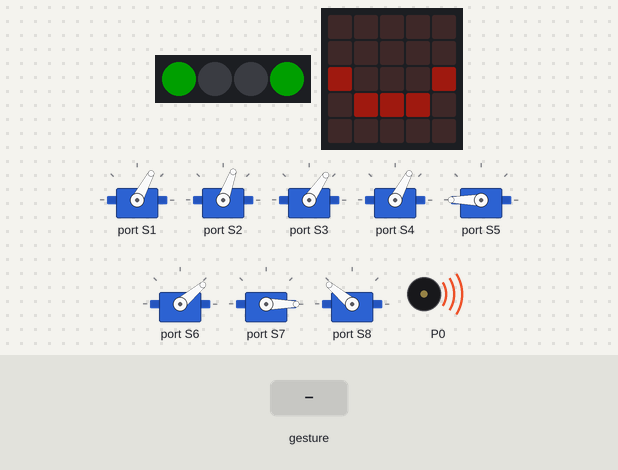
Recording of a program running on a simulated BBC micro:bit (MakeCode). On the bench: 8 × servo, 4 RGB LEDs in strip order, left to right, the board's 5×5 LED display, buzzer (waves = sounding). The test bench sets the inputs (shaded band). Dim RGB values are drawn brighter than linear; random numbers come from a fixed seed; a tilt is held for 1.5 s and a shake lasts 1 s, then the board lies face up again.

Above: at 1.4 s.
1.5 s: gesture 'logo down'
At 1.82 s:
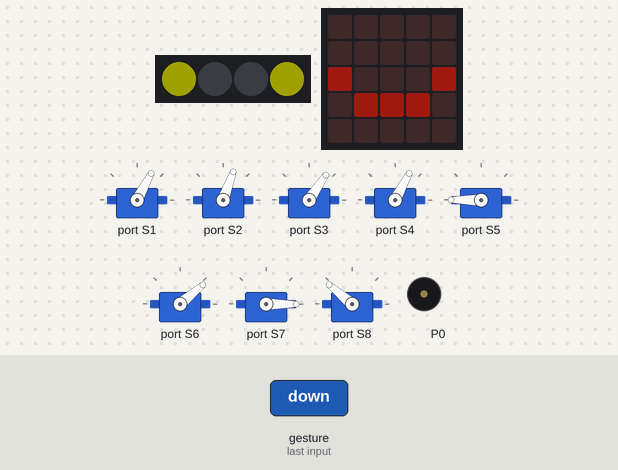
At 2.3 s:
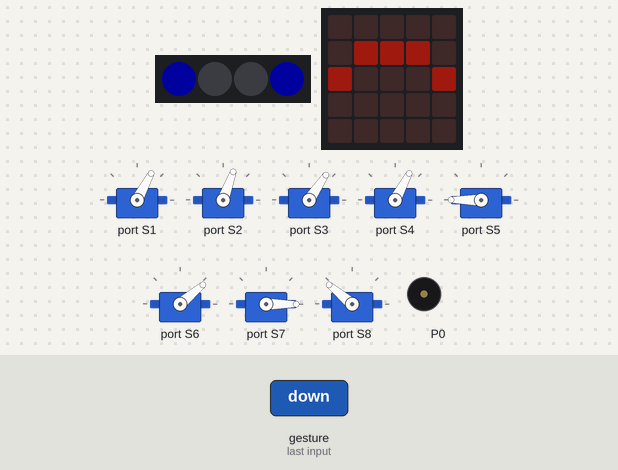
4.5 s: gesture 'logo down'
At 5.94 s:
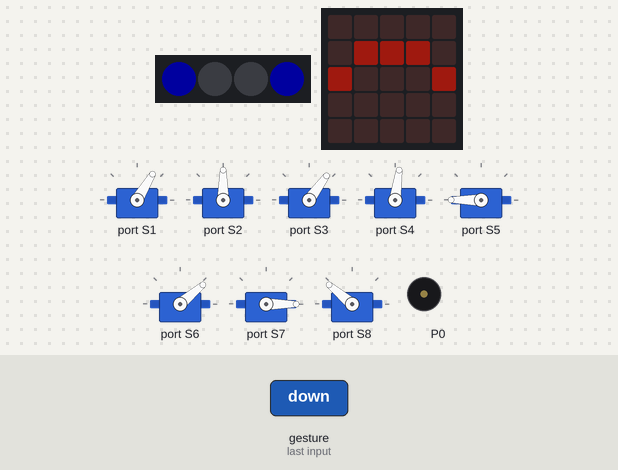
Timing chart, 0 to 19.5 s (numbered marks = the images above; inputs shaded):
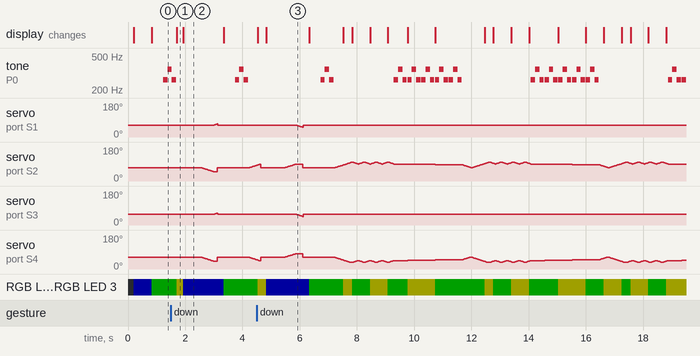

Measured:
- after the input at 1.5 s, servo on port S1: rises from 62° to 69° in 0.12 s, then falls to 62° in 0.02 s; servo on port S3: rises from 56° to 63° in 0.12 s, then falls to 56° in 0.02 s
- by itself, tone on P0: plays 262 Hz for 0.15 s, 349 Hz for 0.15 s, 262 Hz for 0.15 s, 262 Hz for 0.15 s, 349 Hz for 0.15 s, 262 Hz for 0.15 s … (37 notes in this stretch)

The program:

main.ts
```typescript
function pohyb () {
    if (mp1 != ma1) {
        if (mp1 > ma1) {
            ma1 = ma1 + 1
        } else {
            ma1 = ma1 - 1
        }
        robotbit.Servo(robotbit.Servos.S1, ma1)
    }
    if (mp2 != ma2) {
        if (mp2 > ma2) {
            ma2 = ma2 + 1
        } else {
            ma2 = ma2 - 1
        }
        robotbit.Servo(robotbit.Servos.S2, ma2)
    }
    if (mp3 != ma3) {
        if (mp3 > ma3) {
            ma3 = ma3 + 1
        } else {
            ma3 = ma3 - 1
        }
        robotbit.Servo(robotbit.Servos.S3, ma3)
    }
    if (mp4 != ma4) {
        if (mp4 > ma4) {
            ma4 = ma4 + 1
        } else {
            ma4 = ma4 - 1
        }
        robotbit.Servo(robotbit.Servos.S4, ma4)
    }
    if (mp5 != ma5) {
        if (mp5 > ma5) {
            ma5 = ma5 + 1
        } else {
            ma5 = ma5 - 1
        }
        robotbit.Servo(robotbit.Servos.S5, ma5)
    }
    if (mp6 != ma6) {
        if (mp6 > ma6) {
            ma6 = ma6 + 1
        } else {
            ma6 = ma6 - 1
        }
        robotbit.Servo(robotbit.Servos.S6, ma6)
    }
    if (mp7 != ma7) {
        if (mp7 > ma7) {
            ma7 = ma7 + 1
        } else {
            ma7 = ma7 - 1
        }
        robotbit.Servo(robotbit.Servos.S7, ma7)
    }
    if (mp8 != ma8) {
        if (mp8 > ma8) {
            ma8 = ma8 + 1
        } else {
            ma8 = ma8 - 1
        }
        robotbit.Servo(robotbit.Servos.S8, ma8)
    }
}
function postoj (posun: boolean) {
    mp1 = 62
    mp2 = 70
    mp3 = 56
    mp4 = 62
    mp5 = 180
    mp6 = 40
    mp7 = 0
    mp8 = 140
    if (posun) {
        robotbit.Servo(robotbit.Servos.S1, mp1)
        robotbit.Servo(robotbit.Servos.S2, mp2)
        robotbit.Servo(robotbit.Servos.S3, mp3)
        robotbit.Servo(robotbit.Servos.S4, mp4)
        robotbit.Servo(robotbit.Servos.S5, mp5)
        robotbit.Servo(robotbit.Servos.S6, mp6)
        robotbit.Servo(robotbit.Servos.S7, mp7)
        robotbit.Servo(robotbit.Servos.S8, mp8)
        ma1 = mp1
        ma2 = mp2
        ma3 = mp3
        ma4 = mp4
        ma5 = mp5
        ma6 = mp6
        ma7 = mp7
        ma8 = mp8
        basic.pause(200)
        a1 = 0
        a1ms = mil + randint(0,1000)
        a2 = 0
        a2ms = mil + randint(0, 1000)
        a3 = 0
        a3ms = mil + randint(0, 1000)
    }
}
function oci () {
    if (op != oa) {
        if (op == 0) {
            strip.clear()
            strip.show()
            oa = 0
            oms = control.millis()
        }
        if (op == 1) {
            strip.clear()
            strip.setPixelColor(0, neopixel.colors(NeoPixelColors.Blue))
            strip.setPixelColor(3, neopixel.colors(NeoPixelColors.Blue))
            strip.show()
            oa = 1
        }
        if (op == 2) {
            strip.clear()
            strip.setPixelColor(0, neopixel.colors(NeoPixelColors.Green))
            strip.setPixelColor(3, neopixel.colors(NeoPixelColors.Green))
            strip.show()
            oa = 2
        }
        if (op == 3) {
            strip.clear()
            strip.setPixelColor(0, neopixel.colors(NeoPixelColors.Yellow))
            strip.setPixelColor(3, neopixel.colors(NeoPixelColors.Yellow))
            strip.show()
            oa = 3
        }
    }
}
function a_nohy (pocet: number, cakaj: number) {
    //Zdvíhanie nôh
    if (a2 == 0 && mil > a2ms) {
        a2 = 1
        a2o = pocet
        if (cakaj == 0) {
            a2ms = mil + randint(5000, 15000)
        } else {
            a2ms = mil + cakaj
        }
    }
    if (a2 == 1 && ma2 == mp2 && ma4 == mp4) {
        mp2 = 100
        mp4 = 35
        a2 = 2
    }
    if (a2 == 2 && ma2 == mp2 && ma4 == mp4) {
        mp2 = 90
        mp4 = 45
        if (a2o > 0) {
            a2 = 1
            a2o = a2o - 1
        } else {
            a2 = 3
        }
    }
    if (a2 == 3 && ma2 == mp2 && ma4 == mp4 && mil > a2ms) {
        a2 = 0
        mp2 = 70
        mp4 = 62
        if (cakaj == 0) {
            a2ms = mil + randint(5000, 15000)
        } else {
            a2ms = mil + cakaj
        }
    }
}
function kont_pad () {
    if (input.isGesture(Gesture.LogoDown)) {
        if (p == 0) {
            p = 1
            op = 1
            oms = mil + 5000
            h = 0
            up = 1
            kf = 0
            kl = 0
            postoj(true)
        }
    } else {
        if (p == 0) {
            a_nohy(3,2000)
            if (a2 == 0) {
                music.playMelody("C F C", 400)
            }
        } else {
            p = 0
            h = mil
            postoj(true)
            up = 2
            if (oa < 2 || oa > 3) {
                op = 2
                oms = mil + 500
            }
        }
    }
}
function usmev () {
    if (up != ua) {
        if (up == 1) {
            basic.showLeds(`
                . . . . .
                . # # # .
                # . . . #
                . . . . .
                . . . . .
                `)
            ua = 1
        }
        if (up == 2) {
            basic.showLeds(`
                . . . . .
                . . . . .
                # . . . #
                . # # # .
                . . . . .
                `)
            ua = 2
        }
        if (up == 3) {
            basic.showLeds(`
                . . . . .
                . . . . .
                # # # # #
                . . . . .
                . . . . .
                `)
            ua = 3
        }
        if (up == 4) {
            basic.showLeds(`
                . . . . .
                # # # # #
                # . . . #
                # # # # #
                . . . . .
                `)
            ua = 4
        }
        if (up == 5) {
            basic.showLeds(`
                . . . . .
                . # . # .
                # . # . #
                . . . . .
                . . . . .
                `)
            ua = 5
        }
    }
}
function a_oci () {
    if (mil > oms) {
        if (oa == 1) {
            op = 0
            oms = mil + 100
        }
        if (oa == 0) {
            op = 1
            oms = mil + 5000 + randint(3000, 10000)
        }
        if (oa == 2) {
            op = 3
            oms = mil + 500
        }
        if (oa == 3) {
            op = 2
            oms = mil + 500
        }
    }
}
function reset2h () {
    if (mil > 3600000) {
        control.reset()
    }
}
// animácia pri čakaní
function a_cakaj () {
    if (p == 1) {
        //Úsmev
        if (mil > ums) {
            up = randint(3, 5)
            ums = mil + 3000 + randint(0, 5000)
        }
        //Dlane
        if (a1 == 0 && mil>a1ms) {
            a1 = 1
            a1o = randint(0,3)
            a1ms = mil + randint(0, 20000)
        }
        if (a1 == 1 && ma6 == mp6 && ma8 == mp8 && mil > a1ms) {
            a1 = 2
            mp6 = 50
            mp8 = 130
        }
        if (a1 == 2 && ma6 == mp6 && ma8 == mp8) {
            if (a1o > 0) {
                a1 = 1
                a1o = a1o - 1
            } else {
                a1 = 3
            }
            mp6 = 30
            mp8 = 150
        }
        if (a1 == 3 && ma6 == mp6 && ma8 == mp8) {
            a1 = 0
            mp6 = 40
            mp8 = 140
            a1ms = mil + 5000 + randint(0,10000)
        }
        //Zdvíhanie nôh
        if (a2 == 0 && mil > a2ms) {
            a2 = 1
            a2o = randint(0, 2)
            a2ms = mil + randint(0, 20000)
            rnd = randint(0, 5)
            if (rnd == 1) {
                mp2 = 55
                mp4 = 47
            } else {
                if (rnd == 2) {
                    mp2 = 85
                    mp4 = 77
                }
            }
        }
        if (a2 == 1 && ma2 == mp2 && ma4 == mp4 && mil > a2ms) {
            a2 = 2
            mp2 = 100
            mp4 = 35
        }
        if (a2 == 2 && ma2 == mp2 && ma4 == mp4) {
            if (a2o > 0) {
                a2 = 1
                a2o = a2o - 1
            } else {
                a2 = 3
            }
            mp2 = 90
            mp4 = 45
        }
        if (a2 == 3 && ma2 == mp2 && ma4 == mp4 && mil > a2ms) {
            a2 = 0
            mp2 = 70
            mp4 = 62
            a2ms = mil + 5000 + randint(0, 10000)
        }
        //Zdvíhanie ramien
        if (a3 == 0 && mil > a3ms) {
            a3 = 1
            a3o = randint(0, 2)
            a3ms = mil + randint(0, 20000)
        }
        if (a3 == 1 && ma5 == mp5 && ma7 == mp7 && mil > a3ms) {
            a3 = 2
            mp5 = 120 - randint(0, 30)
            mp7 = 60 + randint(0, 30)
        }
        if (a3 == 2 && ma5 == mp5 && ma7 == mp7) {
            if (a3o > 0) {
                a3 = 1
                a3o = a3o - 1
                mp5 = 170 - randint(0, 30)
                mp7 = 10 + randint(0, 30)
            } else {
                a3 = 0
                mp5 = 180
                mp7 = 0
                a3ms = mil + 5000 + randint(0, 30000)
            }
        }
        if (a1 == 0 && a2 == 0 && a3 == 0 && mil > pms) {
            p = 2
            a2ms = mil
        }
    }
}
function a_kracaj () {
    if (p == 2 || p == 3) {
        up = 1
        if (a2 == 0 && mil > a2ms) {
            postoj(true)
            rnd = randint(1, 10)
            if (rnd > kf) {
                a2o = rnd - kf
            } else {
                p = 3
                if (rnd == kf) {
                    rnd = rnd - 1
                }
                a2o = kf - rnd
            }
            kf = rnd
            a2ms = mil + 500
            a2 = 1
        }
        if (a2 == 1 && ma1 == mp1 && ma3 == mp3 && mil > a2ms) {
            a2 = 2
            if (a2o % 2 == 0) {
                mp2 = 50
                mp4 = 42
            } else {
                mp2 = 90
                mp4 = 82
            }
        }
        if (a2 == 2 && ma2 == mp2 && ma4 == mp4) {
            if (p == 2) {
                if (a2o % 2 == 0) {
                    mp1 = 82
                    mp3 = 76
                } else {
                    mp1 = 42
                    mp3 = 36
                }
            } else {
                if (a2o % 2 == 0) {
                    mp1 = 42
                    mp3 = 36
                } else {
                    mp1 = 82
                    mp3 = 76
                }
            }
            if (a2o > 0) {
                a2 = 1
                a2o = a2o - 1
            } else {
                a2 = 3
            }
        }
        if (a2 == 3 && ma1 == mp1 && ma3 == mp3) {
            a2 = 4
            mp1 = 62
            mp2 = 70
            mp3 = 56
            mp4 = 62
            a2ms = mil + 1000
        }
        if (a2 == 4 && ma1 == mp1 && ma2 == mp2 && ma3 == mp3 && ma4 == mp4 && mil > a2ms) {
            p = 1
            a2 = 0
            up = 3
            pms = mil + randint(5000,15000)
        }
    }
}
let mil = 0
let ua = 0
let up = 0
let ums = 0
let oa = 0
let op = 0
let oms = 0
let h = 0
let pms = 0
let rnd = 0
let kf = 0
let kl = 0
let a1 = 0
let a2 = 0
let a3 = 0
let a1ms = 0
let a2ms = 0
let a3ms = 0
let a1o = 0
let a2o = 0
let a3o = 0
let ma8 = 0
let mp8 = 0
let ma7 = 0
let mp7 = 0
let ma6 = 0
let mp6 = 0
let ma5 = 0
let mp5 = 0
let ma4 = 0
let mp4 = 0
let ma3 = 0
let mp3 = 0
let ma2 = 0
let mp2 = 0
let ma1 = 0
let mp1 = 0
let strip: neopixel.Strip = null
let p = 0
let hms = 0
//p=0 prevratený
//p=1 čakám
p = 2
op = 1
up = 1
strip = neopixel.create(DigitalPin.P16, 4, NeoPixelMode.RGB)
strip.setBrightness(32)
strip.clear()
strip.show()
led.setBrightness(32)
music.setVolume(100)
if (input.isGesture(Gesture.LogoDown)) {

}
postoj(true)
basic.forever(function () {
    mil = control.millis()
    //Zobrazenie očí
    oci()
    //Zobrazenie úsmevu
    usmev()
    //Pohybovanie
    pohyb()
    //Kontrola časovača
    reset2h()
    //Výpočet animácie očí
    a_oci()
    //Kontrola padnutia
    kont_pad()
    //Výpočet animácie čakania, P=1
    a_cakaj()
    //Výpočet animácie kráčania, P=2
    a_kracaj()
})
```

test.ts
```typescript
// sem patria testy; keď sa tento balík použije ako rozšírenie, nebudú sa kompilovať.
```
